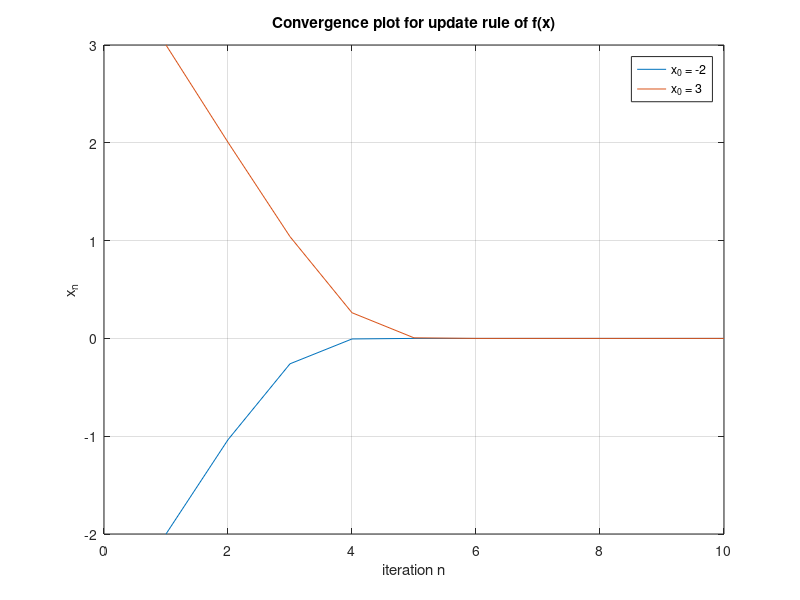

This figure's MATLAB source:
clc;
clear all;
close all;

iter = 10;

% With initial guess x=-2
x1(1) = -2;
for n=2:iter
    x1(n) = x1(n-1) - tanh(x1(n-1));
end

% With initial guess x=3
x2(1) = 3;
for n=2:iter
    x2(n) = x2(n-1) - tanh(x2(n-1));
end

% Convergence plot
figure;
set(gcf,'color','w');
plot(1:iter,x1,1:iter,x2);
grid on;
title('Convergence plot for update rule of f(x)');
xlabel('iteration n');
ylabel('x_{n}');
legend('x_{0} = -2', 'x_{0} = 3');